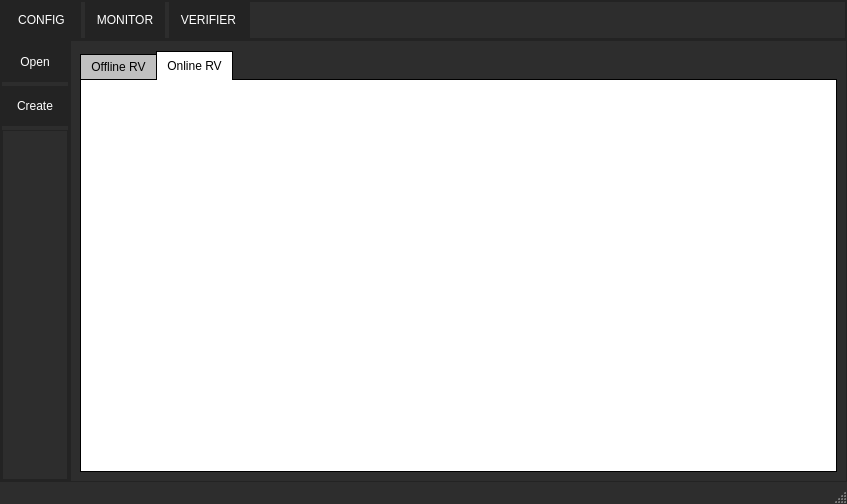
<?xml version="1.0" encoding="UTF-8"?>
<ui version="4.0">
 <class>MainWindow</class>
 <widget class="QMainWindow" name="MainWindow">
  <property name="geometry">
   <rect>
    <x>0</x>
    <y>0</y>
    <width>847</width>
    <height>504</height>
   </rect>
  </property>
  <property name="palette">
   <palette>
    <active>
     <colorrole role="WindowText">
      <brush brushstyle="SolidPattern">
       <color alpha="255">
        <red>255</red>
        <green>255</green>
        <blue>255</blue>
       </color>
      </brush>
     </colorrole>
     <colorrole role="Button">
      <brush brushstyle="SolidPattern">
       <color alpha="255">
        <red>45</red>
        <green>45</green>
        <blue>45</blue>
       </color>
      </brush>
     </colorrole>
     <colorrole role="Text">
      <brush brushstyle="SolidPattern">
       <color alpha="255">
        <red>255</red>
        <green>255</green>
        <blue>255</blue>
       </color>
      </brush>
     </colorrole>
     <colorrole role="ButtonText">
      <brush brushstyle="SolidPattern">
       <color alpha="255">
        <red>255</red>
        <green>255</green>
        <blue>255</blue>
       </color>
      </brush>
     </colorrole>
     <colorrole role="Base">
      <brush brushstyle="SolidPattern">
       <color alpha="255">
        <red>45</red>
        <green>45</green>
        <blue>45</blue>
       </color>
      </brush>
     </colorrole>
     <colorrole role="Window">
      <brush brushstyle="SolidPattern">
       <color alpha="255">
        <red>45</red>
        <green>45</green>
        <blue>45</blue>
       </color>
      </brush>
     </colorrole>
     <colorrole role="PlaceholderText">
      <brush brushstyle="SolidPattern">
       <color alpha="128">
        <red>255</red>
        <green>255</green>
        <blue>255</blue>
       </color>
      </brush>
     </colorrole>
    </active>
    <inactive>
     <colorrole role="WindowText">
      <brush brushstyle="SolidPattern">
       <color alpha="255">
        <red>255</red>
        <green>255</green>
        <blue>255</blue>
       </color>
      </brush>
     </colorrole>
     <colorrole role="Button">
      <brush brushstyle="SolidPattern">
       <color alpha="255">
        <red>45</red>
        <green>45</green>
        <blue>45</blue>
       </color>
      </brush>
     </colorrole>
     <colorrole role="Text">
      <brush brushstyle="SolidPattern">
       <color alpha="255">
        <red>255</red>
        <green>255</green>
        <blue>255</blue>
       </color>
      </brush>
     </colorrole>
     <colorrole role="ButtonText">
      <brush brushstyle="SolidPattern">
       <color alpha="255">
        <red>255</red>
        <green>255</green>
        <blue>255</blue>
       </color>
      </brush>
     </colorrole>
     <colorrole role="Base">
      <brush brushstyle="SolidPattern">
       <color alpha="255">
        <red>45</red>
        <green>45</green>
        <blue>45</blue>
       </color>
      </brush>
     </colorrole>
     <colorrole role="Window">
      <brush brushstyle="SolidPattern">
       <color alpha="255">
        <red>45</red>
        <green>45</green>
        <blue>45</blue>
       </color>
      </brush>
     </colorrole>
     <colorrole role="PlaceholderText">
      <brush brushstyle="SolidPattern">
       <color alpha="128">
        <red>255</red>
        <green>255</green>
        <blue>255</blue>
       </color>
      </brush>
     </colorrole>
    </inactive>
    <disabled>
     <colorrole role="WindowText">
      <brush brushstyle="SolidPattern">
       <color alpha="255">
        <red>255</red>
        <green>255</green>
        <blue>255</blue>
       </color>
      </brush>
     </colorrole>
     <colorrole role="Button">
      <brush brushstyle="SolidPattern">
       <color alpha="255">
        <red>45</red>
        <green>45</green>
        <blue>45</blue>
       </color>
      </brush>
     </colorrole>
     <colorrole role="Text">
      <brush brushstyle="SolidPattern">
       <color alpha="255">
        <red>255</red>
        <green>255</green>
        <blue>255</blue>
       </color>
      </brush>
     </colorrole>
     <colorrole role="ButtonText">
      <brush brushstyle="SolidPattern">
       <color alpha="255">
        <red>255</red>
        <green>255</green>
        <blue>255</blue>
       </color>
      </brush>
     </colorrole>
     <colorrole role="Base">
      <brush brushstyle="SolidPattern">
       <color alpha="255">
        <red>45</red>
        <green>45</green>
        <blue>45</blue>
       </color>
      </brush>
     </colorrole>
     <colorrole role="Window">
      <brush brushstyle="SolidPattern">
       <color alpha="255">
        <red>45</red>
        <green>45</green>
        <blue>45</blue>
       </color>
      </brush>
     </colorrole>
     <colorrole role="PlaceholderText">
      <brush brushstyle="SolidPattern">
       <color alpha="128">
        <red>255</red>
        <green>255</green>
        <blue>255</blue>
       </color>
      </brush>
     </colorrole>
    </disabled>
   </palette>
  </property>
  <property name="windowTitle">
   <string>MainWindow</string>
  </property>
  <widget class="QWidget" name="centralwidget">
   <layout class="QVBoxLayout" name="verticalLayout">
    <property name="spacing">
     <number>0</number>
    </property>
    <property name="leftMargin">
     <number>0</number>
    </property>
    <property name="topMargin">
     <number>0</number>
    </property>
    <property name="rightMargin">
     <number>0</number>
    </property>
    <property name="bottomMargin">
     <number>0</number>
    </property>
    <item>
     <widget class="QFrame" name="TopFrame">
      <property name="maximumSize">
       <size>
        <width>16777215</width>
        <height>40</height>
       </size>
      </property>
      <property name="frameShape">
       <enum>QFrame::StyledPanel</enum>
      </property>
      <property name="frameShadow">
       <enum>QFrame::Raised</enum>
      </property>
      <layout class="QHBoxLayout" name="horizontalLayout">
       <property name="spacing">
        <number>0</number>
       </property>
       <property name="leftMargin">
        <number>0</number>
       </property>
       <property name="topMargin">
        <number>0</number>
       </property>
       <property name="rightMargin">
        <number>0</number>
       </property>
       <property name="bottomMargin">
        <number>0</number>
       </property>
       <item>
        <widget class="QFrame" name="NavBar">
         <property name="maximumSize">
          <size>
           <width>248</width>
           <height>40</height>
          </size>
         </property>
         <property name="styleSheet">
          <string notr="true"/>
         </property>
         <property name="frameShape">
          <enum>QFrame::StyledPanel</enum>
         </property>
         <property name="frameShadow">
          <enum>QFrame::Raised</enum>
         </property>
         <layout class="QHBoxLayout" name="horizontalLayout_3">
          <property name="spacing">
           <number>4</number>
          </property>
          <property name="leftMargin">
           <number>0</number>
          </property>
          <property name="topMargin">
           <number>0</number>
          </property>
          <property name="rightMargin">
           <number>0</number>
          </property>
          <property name="bottomMargin">
           <number>0</number>
          </property>
          <item>
           <widget class="QPushButton" name="pushButton_2">
            <property name="sizePolicy">
             <sizepolicy hsizetype="Expanding" vsizetype="Expanding">
              <horstretch>0</horstretch>
              <verstretch>0</verstretch>
             </sizepolicy>
            </property>
            <property name="styleSheet">
             <string notr="true">QPushButton {
	color: rgb(255, 255, 255);
	background-color: rgb(35, 35, 35);
	border: 0px solid;
}
QPushButton:hover {
	background-color: rgb(85, 170, 255);
}</string>
            </property>
            <property name="text">
             <string>CONFIG</string>
            </property>
           </widget>
          </item>
          <item>
           <widget class="QPushButton" name="pushButton_4">
            <property name="sizePolicy">
             <sizepolicy hsizetype="Expanding" vsizetype="Expanding">
              <horstretch>0</horstretch>
              <verstretch>0</verstretch>
             </sizepolicy>
            </property>
            <property name="styleSheet">
             <string notr="true">QPushButton {
	color: rgb(255, 255, 255);
	background-color: rgb(35, 35, 35);
	border: 0px solid;
}
QPushButton:hover {
	background-color: rgb(85, 170, 255);
}</string>
            </property>
            <property name="text">
             <string>MONITOR</string>
            </property>
           </widget>
          </item>
          <item>
           <widget class="QPushButton" name="pushButton_5">
            <property name="sizePolicy">
             <sizepolicy hsizetype="Expanding" vsizetype="Expanding">
              <horstretch>0</horstretch>
              <verstretch>0</verstretch>
             </sizepolicy>
            </property>
            <property name="styleSheet">
             <string notr="true">QPushButton {
	color: rgb(255, 255, 255);
	background-color: rgb(35, 35, 35);
	border: 0px solid;
}
QPushButton:hover {
	background-color: rgb(85, 170, 255);
}</string>
            </property>
            <property name="text">
             <string>VERIFIER</string>
            </property>
           </widget>
          </item>
         </layout>
        </widget>
       </item>
       <item>
        <widget class="QFrame" name="frame_4">
         <property name="frameShape">
          <enum>QFrame::StyledPanel</enum>
         </property>
         <property name="frameShadow">
          <enum>QFrame::Raised</enum>
         </property>
        </widget>
       </item>
      </layout>
     </widget>
    </item>
    <item>
     <widget class="QStackedWidget" name="stackedWidget">
      <property name="palette">
       <palette>
        <active>
         <colorrole role="WindowText">
          <brush brushstyle="SolidPattern">
           <color alpha="255">
            <red>255</red>
            <green>255</green>
            <blue>255</blue>
           </color>
          </brush>
         </colorrole>
         <colorrole role="Button">
          <brush brushstyle="SolidPattern">
           <color alpha="255">
            <red>45</red>
            <green>45</green>
            <blue>45</blue>
           </color>
          </brush>
         </colorrole>
         <colorrole role="Text">
          <brush brushstyle="SolidPattern">
           <color alpha="255">
            <red>255</red>
            <green>255</green>
            <blue>255</blue>
           </color>
          </brush>
         </colorrole>
         <colorrole role="ButtonText">
          <brush brushstyle="SolidPattern">
           <color alpha="255">
            <red>255</red>
            <green>255</green>
            <blue>255</blue>
           </color>
          </brush>
         </colorrole>
         <colorrole role="Base">
          <brush brushstyle="SolidPattern">
           <color alpha="255">
            <red>45</red>
            <green>45</green>
            <blue>45</blue>
           </color>
          </brush>
         </colorrole>
         <colorrole role="Window">
          <brush brushstyle="SolidPattern">
           <color alpha="255">
            <red>45</red>
            <green>45</green>
            <blue>45</blue>
           </color>
          </brush>
         </colorrole>
         <colorrole role="PlaceholderText">
          <brush brushstyle="SolidPattern">
           <color alpha="128">
            <red>255</red>
            <green>255</green>
            <blue>255</blue>
           </color>
          </brush>
         </colorrole>
        </active>
        <inactive>
         <colorrole role="WindowText">
          <brush brushstyle="SolidPattern">
           <color alpha="255">
            <red>255</red>
            <green>255</green>
            <blue>255</blue>
           </color>
          </brush>
         </colorrole>
         <colorrole role="Button">
          <brush brushstyle="SolidPattern">
           <color alpha="255">
            <red>45</red>
            <green>45</green>
            <blue>45</blue>
           </color>
          </brush>
         </colorrole>
         <colorrole role="Text">
          <brush brushstyle="SolidPattern">
           <color alpha="255">
            <red>255</red>
            <green>255</green>
            <blue>255</blue>
           </color>
          </brush>
         </colorrole>
         <colorrole role="ButtonText">
          <brush brushstyle="SolidPattern">
           <color alpha="255">
            <red>255</red>
            <green>255</green>
            <blue>255</blue>
           </color>
          </brush>
         </colorrole>
         <colorrole role="Base">
          <brush brushstyle="SolidPattern">
           <color alpha="255">
            <red>45</red>
            <green>45</green>
            <blue>45</blue>
           </color>
          </brush>
         </colorrole>
         <colorrole role="Window">
          <brush brushstyle="SolidPattern">
           <color alpha="255">
            <red>45</red>
            <green>45</green>
            <blue>45</blue>
           </color>
          </brush>
         </colorrole>
         <colorrole role="PlaceholderText">
          <brush brushstyle="SolidPattern">
           <color alpha="128">
            <red>255</red>
            <green>255</green>
            <blue>255</blue>
           </color>
          </brush>
         </colorrole>
        </inactive>
        <disabled>
         <colorrole role="WindowText">
          <brush brushstyle="SolidPattern">
           <color alpha="255">
            <red>255</red>
            <green>255</green>
            <blue>255</blue>
           </color>
          </brush>
         </colorrole>
         <colorrole role="Button">
          <brush brushstyle="SolidPattern">
           <color alpha="255">
            <red>45</red>
            <green>45</green>
            <blue>45</blue>
           </color>
          </brush>
         </colorrole>
         <colorrole role="Text">
          <brush brushstyle="SolidPattern">
           <color alpha="255">
            <red>255</red>
            <green>255</green>
            <blue>255</blue>
           </color>
          </brush>
         </colorrole>
         <colorrole role="ButtonText">
          <brush brushstyle="SolidPattern">
           <color alpha="255">
            <red>255</red>
            <green>255</green>
            <blue>255</blue>
           </color>
          </brush>
         </colorrole>
         <colorrole role="Base">
          <brush brushstyle="SolidPattern">
           <color alpha="255">
            <red>45</red>
            <green>45</green>
            <blue>45</blue>
           </color>
          </brush>
         </colorrole>
         <colorrole role="Window">
          <brush brushstyle="SolidPattern">
           <color alpha="255">
            <red>45</red>
            <green>45</green>
            <blue>45</blue>
           </color>
          </brush>
         </colorrole>
         <colorrole role="PlaceholderText">
          <brush brushstyle="SolidPattern">
           <color alpha="128">
            <red>255</red>
            <green>255</green>
            <blue>255</blue>
           </color>
          </brush>
         </colorrole>
        </disabled>
       </palette>
      </property>
      <property name="currentIndex">
       <number>0</number>
      </property>
      <widget class="QWidget" name="Config">
       <layout class="QHBoxLayout" name="horizontalLayout_2">
        <property name="spacing">
         <number>0</number>
        </property>
        <property name="leftMargin">
         <number>0</number>
        </property>
        <property name="topMargin">
         <number>0</number>
        </property>
        <property name="rightMargin">
         <number>0</number>
        </property>
        <property name="bottomMargin">
         <number>0</number>
        </property>
        <item>
         <widget class="QFrame" name="ConfigLeftBar">
          <property name="minimumSize">
           <size>
            <width>70</width>
            <height>0</height>
           </size>
          </property>
          <property name="maximumSize">
           <size>
            <width>70</width>
            <height>16777215</height>
           </size>
          </property>
          <property name="frameShape">
           <enum>QFrame::StyledPanel</enum>
          </property>
          <property name="frameShadow">
           <enum>QFrame::Raised</enum>
          </property>
          <layout class="QVBoxLayout" name="verticalLayout_3">
           <property name="spacing">
            <number>0</number>
           </property>
           <property name="leftMargin">
            <number>0</number>
           </property>
           <property name="topMargin">
            <number>0</number>
           </property>
           <property name="rightMargin">
            <number>0</number>
           </property>
           <property name="bottomMargin">
            <number>0</number>
           </property>
           <item>
            <widget class="QFrame" name="ConfigButtons">
             <property name="frameShape">
              <enum>QFrame::StyledPanel</enum>
             </property>
             <property name="frameShadow">
              <enum>QFrame::Raised</enum>
             </property>
             <layout class="QVBoxLayout" name="verticalLayout_4">
              <property name="spacing">
               <number>4</number>
              </property>
              <property name="leftMargin">
               <number>0</number>
              </property>
              <property name="topMargin">
               <number>0</number>
              </property>
              <property name="rightMargin">
               <number>0</number>
              </property>
              <property name="bottomMargin">
               <number>0</number>
              </property>
              <item>
               <widget class="QPushButton" name="pushButton">
                <property name="minimumSize">
                 <size>
                  <width>0</width>
                  <height>40</height>
                 </size>
                </property>
                <property name="styleSheet">
                 <string notr="true">QPushButton {
	color: rgb(255, 255, 255);
	background-color: rgb(35, 35, 35);
	border: 0px solid;
}
QPushButton:hover {
	background-color: rgb(85, 170, 255);
}</string>
                </property>
                <property name="text">
                 <string>Open</string>
                </property>
               </widget>
              </item>
              <item>
               <widget class="QPushButton" name="pushButton_3">
                <property name="minimumSize">
                 <size>
                  <width>0</width>
                  <height>40</height>
                 </size>
                </property>
                <property name="styleSheet">
                 <string notr="true">QPushButton {
	color: rgb(255, 255, 255);
	background-color: rgb(35, 35, 35);
	border: 0px solid;
}
QPushButton:hover {
	background-color: rgb(85, 170, 255);
}</string>
                </property>
                <property name="text">
                 <string>Create</string>
                </property>
               </widget>
              </item>
              <item>
               <widget class="QFrame" name="Blank">
                <property name="frameShape">
                 <enum>QFrame::StyledPanel</enum>
                </property>
                <property name="frameShadow">
                 <enum>QFrame::Raised</enum>
                </property>
               </widget>
              </item>
             </layout>
            </widget>
           </item>
          </layout>
         </widget>
        </item>
        <item>
         <widget class="QFrame" name="ConfigRightBar">
          <property name="frameShape">
           <enum>QFrame::StyledPanel</enum>
          </property>
          <property name="frameShadow">
           <enum>QFrame::Raised</enum>
          </property>
          <layout class="QVBoxLayout" name="verticalLayout_5">
           <property name="spacing">
            <number>0</number>
           </property>
           <property name="leftMargin">
            <number>0</number>
           </property>
           <property name="topMargin">
            <number>0</number>
           </property>
           <property name="rightMargin">
            <number>0</number>
           </property>
           <property name="bottomMargin">
            <number>0</number>
           </property>
           <item>
            <widget class="QStackedWidget" name="stackedWidget_2">
             <widget class="QWidget" name="page">
              <layout class="QVBoxLayout" name="verticalLayout_6">
               <item>
                <widget class="QTabWidget" name="tabWidget">
                 <property name="palette">
                  <palette>
                   <active/>
                   <inactive/>
                   <disabled/>
                  </palette>
                 </property>
                 <property name="autoFillBackground">
                  <bool>false</bool>
                 </property>
                 <property name="styleSheet">
                  <string notr="true">QTabWidget::pane {
    border: 1px solid black;
    background:white;
}

QTabWidget::tab-bar:top {
    top: 1px;
}

QTabWidget::tab-bar:bottom {
    bottom: 1px;
}

QTabWidget::tab-bar:left {
    right: 1px;
}

QTabWidget::tab-bar:right {
    left: 1px;
}

QTabBar::tab {
    border: 1px solid black;
}

QTabBar::tab:selected {
    background: white;
}

QTabBar::tab:!selected {
    background: silver;
}

QTabBar::tab:!selected:hover {
    background: #999;
}

QTabBar::tab:top:!selected {
    margin-top: 3px;
}

QTabBar::tab:bottom:!selected {
    margin-bottom: 3px;
}

QTabBar::tab:top, QTabBar::tab:bottom {
    min-width: 8ex;
    margin-right: -1px;
    padding: 5px 10px 5px 10px;
}

QTabBar::tab:top:selected {
    border-bottom-color: none;
}

QTabBar::tab:bottom:selected {
    border-top-color: none;
}

QTabBar::tab:top:last, QTabBar::tab:bottom:last,
QTabBar::tab:top:only-one, QTabBar::tab:bottom:only-one {
    margin-right: 0;
}

QTabBar::tab:left:!selected {
    margin-right: 3px;
}

QTabBar::tab:right:!selected {
    margin-left: 3px;
}

QTabBar::tab:left, QTabBar::tab:right {
    min-height: 8ex;
    margin-bottom: -1px;
    padding: 10px 5px 10px 5px;
}

QTabBar::tab:left:selected {
    border-left-color: none;
}

QTabBar::tab:right:selected {
    border-right-color: none;
}
</string>
                 </property>
                 <property name="tabPosition">
                  <enum>QTabWidget::North</enum>
                 </property>
                 <property name="currentIndex">
                  <number>1</number>
                 </property>
                 <widget class="QWidget" name="tab">
                  <attribute name="title">
                   <string>Offline RV</string>
                  </attribute>
                  <widget class="QLineEdit" name="lineEdit">
                   <property name="geometry">
                    <rect>
                     <x>100</x>
                     <y>50</y>
                     <width>113</width>
                     <height>22</height>
                    </rect>
                   </property>
                   <property name="text">
                    <string>distance</string>
                   </property>
                  </widget>
                  <widget class="QLabel" name="label">
                   <property name="geometry">
                    <rect>
                     <x>60</x>
                     <y>50</y>
                     <width>55</width>
                     <height>16</height>
                    </rect>
                   </property>
                   <property name="text">
                    <string>topic</string>
                   </property>
                  </widget>
                  <widget class="QLabel" name="label_2">
                   <property name="geometry">
                    <rect>
                     <x>60</x>
                     <y>80</y>
                     <width>55</width>
                     <height>16</height>
                    </rect>
                   </property>
                   <property name="text">
                    <string>topic</string>
                   </property>
                  </widget>
                  <widget class="QLineEdit" name="lineEdit_2">
                   <property name="geometry">
                    <rect>
                     <x>100</x>
                     <y>80</y>
                     <width>113</width>
                     <height>22</height>
                    </rect>
                   </property>
                   <property name="text">
                    <string>distance</string>
                   </property>
                  </widget>
                  <widget class="QLabel" name="label_3">
                   <property name="geometry">
                    <rect>
                     <x>60</x>
                     <y>110</y>
                     <width>55</width>
                     <height>16</height>
                    </rect>
                   </property>
                   <property name="text">
                    <string>topic</string>
                   </property>
                  </widget>
                  <widget class="QLineEdit" name="lineEdit_3">
                   <property name="geometry">
                    <rect>
                     <x>100</x>
                     <y>110</y>
                     <width>113</width>
                     <height>22</height>
                    </rect>
                   </property>
                   <property name="text">
                    <string>distance</string>
                   </property>
                  </widget>
                  <widget class="QTextBrowser" name="textBrowser">
                   <property name="geometry">
                    <rect>
                     <x>585</x>
                     <y>0</y>
                     <width>241</width>
                     <height>461</height>
                    </rect>
                   </property>
                  </widget>
                 </widget>
                 <widget class="QWidget" name="tab_2">
                  <attribute name="title">
                   <string>Online RV</string>
                  </attribute>
                 </widget>
                </widget>
               </item>
              </layout>
             </widget>
             <widget class="QWidget" name="page_3"/>
            </widget>
           </item>
          </layout>
         </widget>
        </item>
       </layout>
      </widget>
      <widget class="QWidget" name="Monitor">
       <layout class="QHBoxLayout" name="horizontalLayout_4">
        <property name="spacing">
         <number>0</number>
        </property>
        <property name="leftMargin">
         <number>0</number>
        </property>
        <property name="topMargin">
         <number>0</number>
        </property>
        <property name="rightMargin">
         <number>0</number>
        </property>
        <property name="bottomMargin">
         <number>0</number>
        </property>
        <item>
         <widget class="QFrame" name="MonitorLeftBar">
          <property name="minimumSize">
           <size>
            <width>70</width>
            <height>0</height>
           </size>
          </property>
          <property name="maximumSize">
           <size>
            <width>70</width>
            <height>16777215</height>
           </size>
          </property>
          <property name="frameShape">
           <enum>QFrame::StyledPanel</enum>
          </property>
          <property name="frameShadow">
           <enum>QFrame::Raised</enum>
          </property>
          <layout class="QVBoxLayout" name="verticalLayout_2">
           <property name="spacing">
            <number>4</number>
           </property>
           <property name="leftMargin">
            <number>0</number>
           </property>
           <property name="topMargin">
            <number>0</number>
           </property>
           <property name="rightMargin">
            <number>0</number>
           </property>
           <property name="bottomMargin">
            <number>0</number>
           </property>
           <item>
            <widget class="QPushButton" name="pushButton_6">
             <property name="minimumSize">
              <size>
               <width>0</width>
               <height>40</height>
              </size>
             </property>
             <property name="styleSheet">
              <string notr="true">QPushButton {
	color: rgb(255, 255, 255);
	background-color: rgb(35, 35, 35);
	border: 0px solid;
}
QPushButton:hover {
	background-color: rgb(85, 170, 255);
}</string>
             </property>
             <property name="text">
              <string>PushButton</string>
             </property>
            </widget>
           </item>
           <item>
            <widget class="QPushButton" name="pushButton_7">
             <property name="minimumSize">
              <size>
               <width>0</width>
               <height>40</height>
              </size>
             </property>
             <property name="styleSheet">
              <string notr="true">QPushButton {
	color: rgb(255, 255, 255);
	background-color: rgb(35, 35, 35);
	border: 0px solid;
}
QPushButton:hover {
	background-color: rgb(85, 170, 255);
}</string>
             </property>
             <property name="text">
              <string>PushButton</string>
             </property>
            </widget>
           </item>
           <item>
            <widget class="QFrame" name="frame_3">
             <property name="frameShape">
              <enum>QFrame::StyledPanel</enum>
             </property>
             <property name="frameShadow">
              <enum>QFrame::Raised</enum>
             </property>
            </widget>
           </item>
          </layout>
         </widget>
        </item>
        <item>
         <widget class="QFrame" name="MonitorRightBar">
          <property name="frameShape">
           <enum>QFrame::StyledPanel</enum>
          </property>
          <property name="frameShadow">
           <enum>QFrame::Raised</enum>
          </property>
         </widget>
        </item>
       </layout>
      </widget>
      <widget class="QWidget" name="Verifier"/>
     </widget>
    </item>
   </layout>
  </widget>
  <widget class="QMenuBar" name="menubar">
   <property name="geometry">
    <rect>
     <x>0</x>
     <y>0</y>
     <width>847</width>
     <height>26</height>
    </rect>
   </property>
  </widget>
  <widget class="QStatusBar" name="statusbar"/>
 </widget>
 <resources/>
 <connections/>
</ui>
